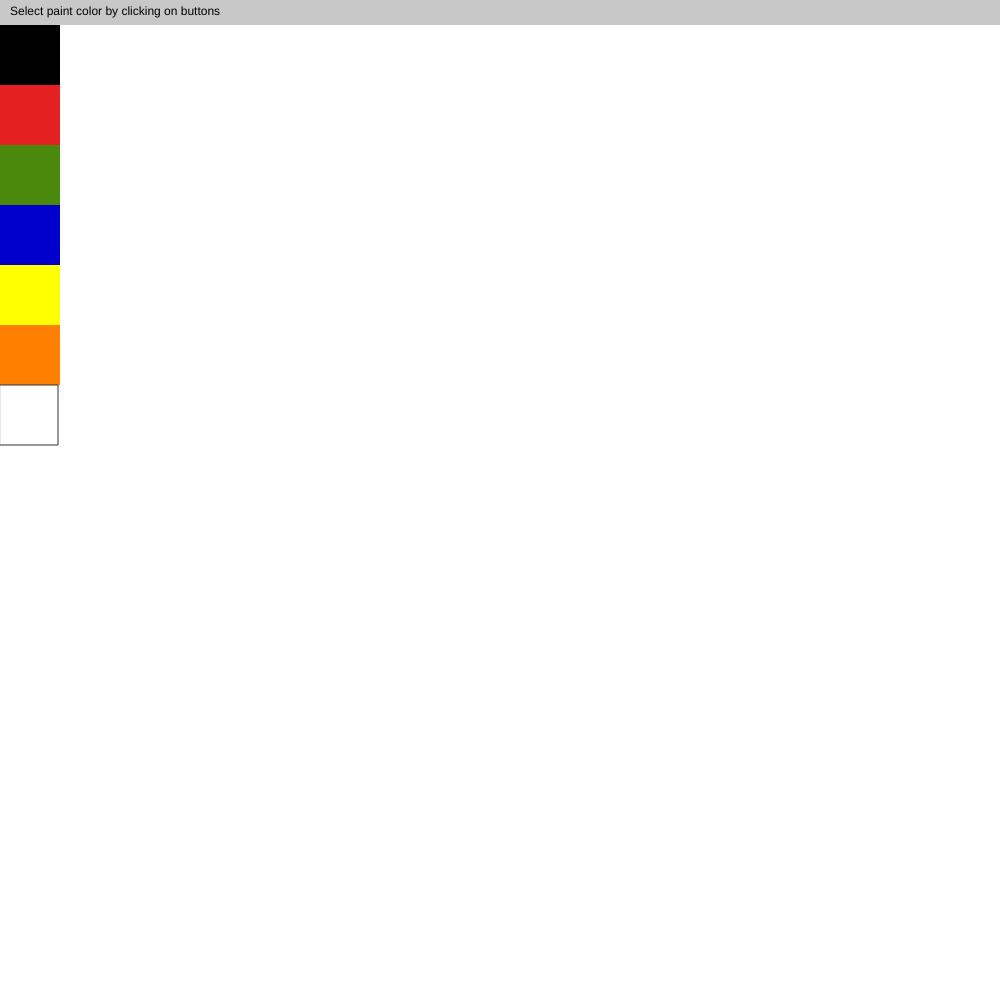
Frame 1 (no input)
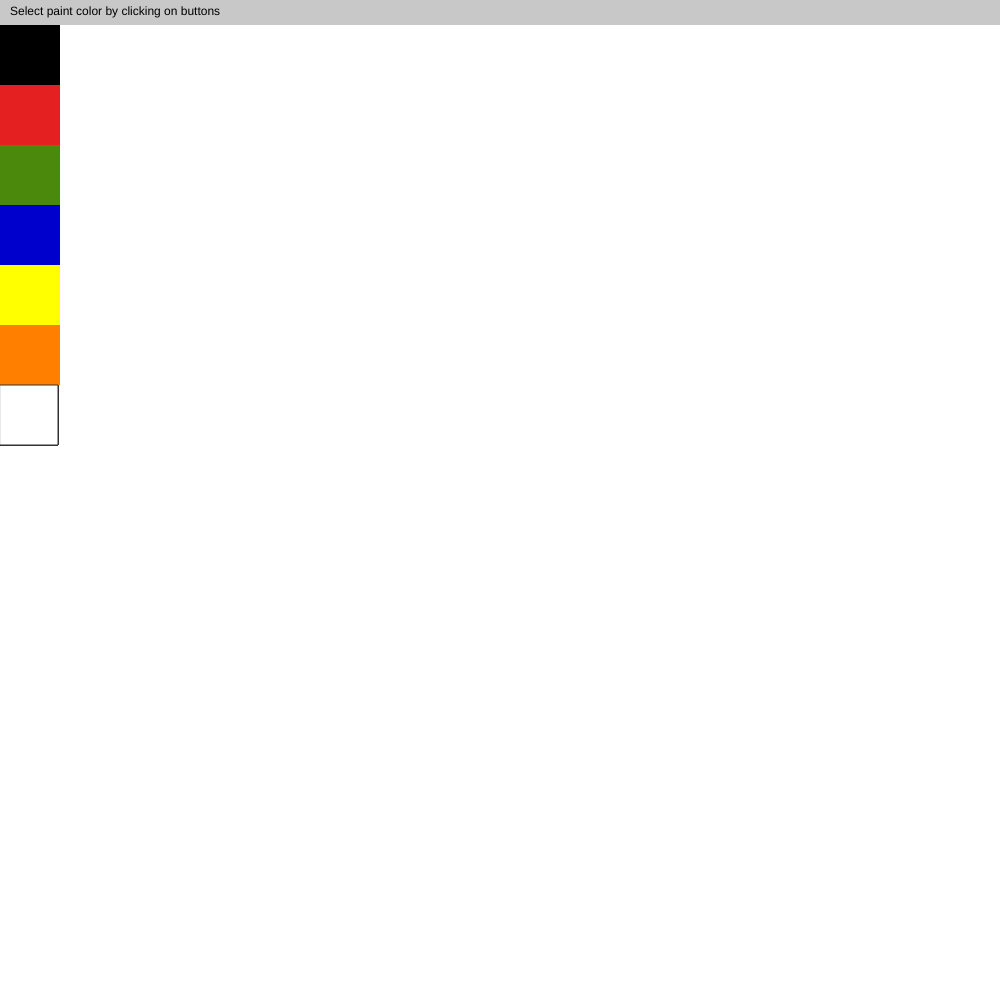
Frame 60 (no input)
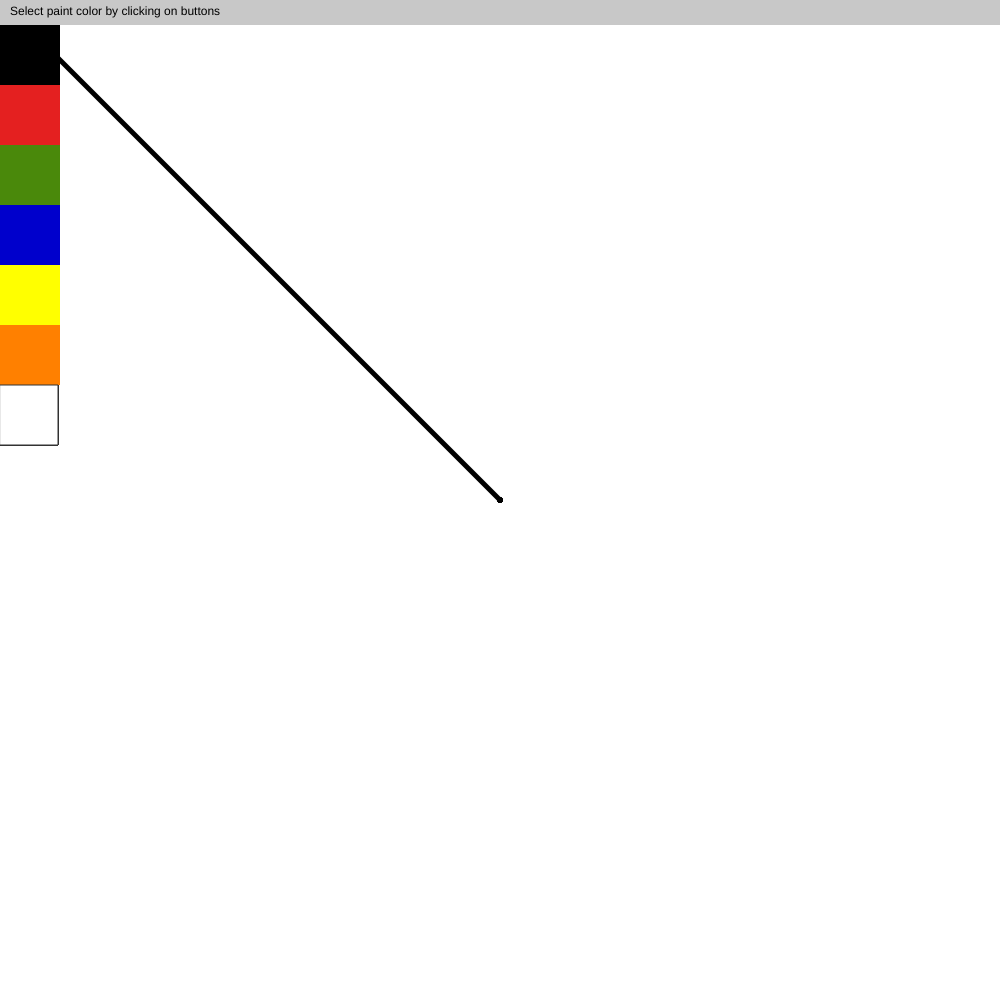
Frame 120 (the mouse pressed at the canvas centre since frame 60)

The p5.js sketch that drew these frames (run headless with seeded random() and noise() and a simulated clock; from frame 60 on, the mouse is pressed at the canvas centre):

// p5.js sketch
// ── sketch.js
/* PDM Course: Web Graphics Unit

Assignment 2: Painting App
Code by Anthony T. Marasco with help from Jesse Allison - 2016
*/

var brushColor //here are our variables, assigned to set draw color


function setup() {
 	createCanvas(1000, 1000);
 	brushColor = color(0);
 	strokeWeight(5);
 
}
 
function draw() {
  // display instructions on top of screen
	noStroke();
	fill(200);
	rect(0, 0, width, 25);
	fill(0);
	text("Select paint color by clicking on buttons", 10, 15);
//****Above text block is optional for assignment****

  
//if mouse is pressed, we draw a line
if (mouseIsPressed == true){
  if (mouseY < 445){//looking at the location of color bar
    if (mouseY < 25) {//instruction bar click does nothing
    } else if (mouseX < 60 && mouseY < 85){
      brushColor = color(0);//first color block - black
    } else if (mouseX < 60 &&mouseY < 145){//second color block
      brushColor = color(228, 32, 32);
    } else if (mouseX < 60 &&mouseY < 205){
      brushColor = color(74, 137, 11);
    } else if (mouseX < 60 &&mouseY < 265){//fourthc olor
      brushColor = color(0, 0, 204);
    } else if (mouseX < 60 &&mouseY < 325){//fifth color
      brushColor = color(255, 255, 0);
    } else if (mouseX < 60 &&mouseY < 385){//sixth color
      brushColor = color(255, 128, 0);
    } else if (mouseX < 60 &&mouseY < 445){//seventh color
      brushColor = color(255, 255, 255);
      strokeWeight(70);
    }
  }
    strokeWeight(5);
    stroke(brushColor);//stroke color will be determined by color selected
    line(mouseX, mouseY, pmouseX, pmouseY);//new beginning of line connects to where line just was
}

 
//Here are our color selection blocks
  noStroke();
  fill(0);//black paint
	rect(0, 25, 60, 60);
	fill(228, 32, 32);//red paint
	rect(0, 85, 60, 60);
	fill(74, 137, 11);//green paint
	rect(0, 145, 60, 60);
  fill(0, 0, 204);//blue paint
	rect(0, 205, 60, 60);
  fill(255, 255, 0);//yellow
	rect(0, 265, 60, 60);
  fill(255, 128, 0);//orange
	rect(0, 325, 60, 60);
	stroke(51);//border for white
	strokeWeight(1);//border for weight thickness
	fill(255);//white
	rect(0, 385, 58, 60);
	//console.log(mouseY);
}


 
